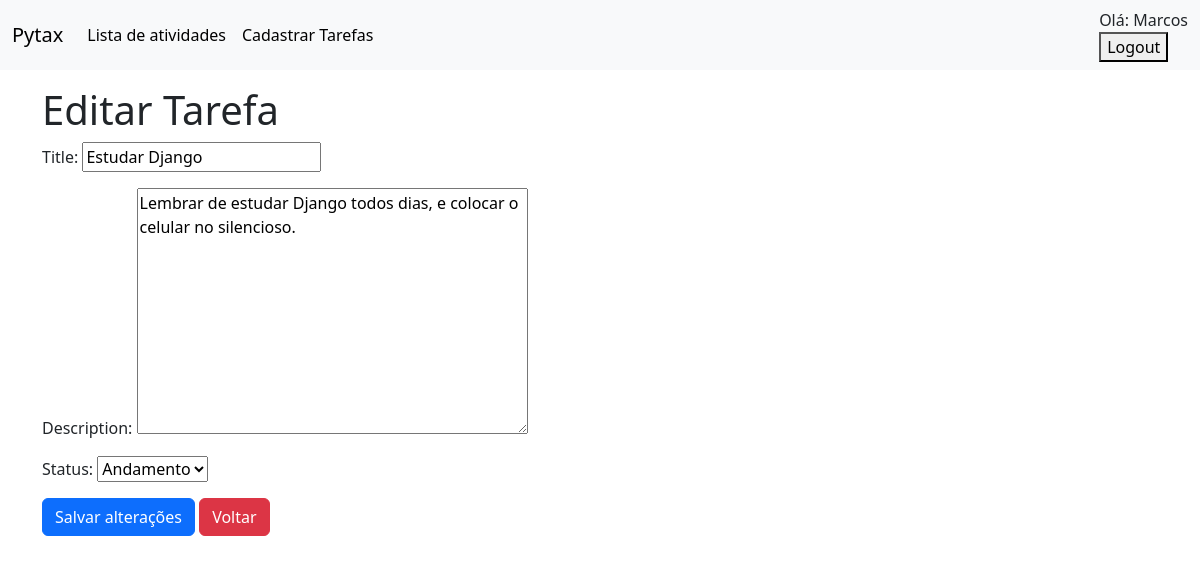
The page /tasks/1/edit/ (signed in) on the database its author committed.
### tasks/models.py (models this page shows, shortened)
class Task(models.Model):
    STATUS_CHOICES = [
        ("P", "Pendente"),
        ("A", "Andamento"),
        ("C", "Conluído")
    ]
    title = models.CharField(max_length=255)
    description = models.TextField()
    status = models.CharField(max_length=1, choices=STATUS_CHOICES, default='P')
    created_at = models.DateTimeField(auto_now_add=True)
    due_date = models.DateTimeField()

### tasks/views.py (the view, shortened to what this page needs)
# urls.py: path('tasks/<int:pk>/edit/', TaskUpdateView.as_view(), name = 'task-edit'),
class TaskUpdateView(UpdateView):
    model = Task
    form_class = TaskForm
    template_name = 'tasks/task_edit.html'
    success_url = reverse_lazy('task-list')

### tasks/forms.py
class TaskForm(forms.ModelForm):
    class Meta:
        model = Task
        fields =['title', 'description','status']

### tasks/templates/tasks/task_edit.html (shortened to what this page needs)
 {% extends "base.html" %}
 {% block content %}
    <h1>Editar Tarefa</h1>
    <form method="post" class="form">
        {{form.as_p}}
        <button type="submit" class="btn btn-primary">Salvar alterações</button>
         <a href="{% url "task-list" %}" class="btn btn-danger">Voltar</a>
    </form>
 {% endblock content %}

### tasks/templates/base.html (shortened to what this page needs)
<!doctype html>
<html lang="en">
  <head>
    <link href="https://cdn.jsdelivr.net/npm/bootstrap@5.3.8/dist/css/bootstrap.min.css" rel="stylesheet">
  </head>
  <body>
<nav class="navbar navbar-expand-lg bg-body-tertiary">
  <div class="container-fluid">
    <a class="navbar-brand" href="#">Pytax</a>
    <div class="collapse navbar-collapse" id="navbarNav">
      {% if request.user.is_authenticated %}
        <ul class="navbar-nav">
          <li class="nav-item">
            <a class="nav-link active" aria-current="page" href="{% url 'task-list' %}">Lista de atividades</a>
          </li>
          <li class="nav-item">
            <a class="nav-link active" aria-current="page" href="{% url "task-create" %}">Cadastrar Tarefas</a>
          </li>
        </ul>
      {% endif %}
    </div>
    <div class="mt-3 mt-lg-0">
      {% if request.user.is_authenticated %}
        Olá: {{request.user.username}}
        <form action="{% url "logout" %}" method="post">
          <button type="submit">Logout</button>
        </form>
    </div>
      {% else %}
        <div class="mt-3 mt-lg-0">
          <a href="{% url "login" %}" class="btn btn_light mx-3">Login</a>
      {% endif %}
      </div>
</nav>
    <main class="container mt-3">
            {% block content %}{% endblock  %}
    </main>
  </body>
</html>

### rows shown on the page
Task: title "Estudar Django", description "Lembrar de estudar Django todos dias, e colocar o celular no silencioso.", status "Andamento"

### other values the page prints
{{ request.user.username }} "Marcos"
